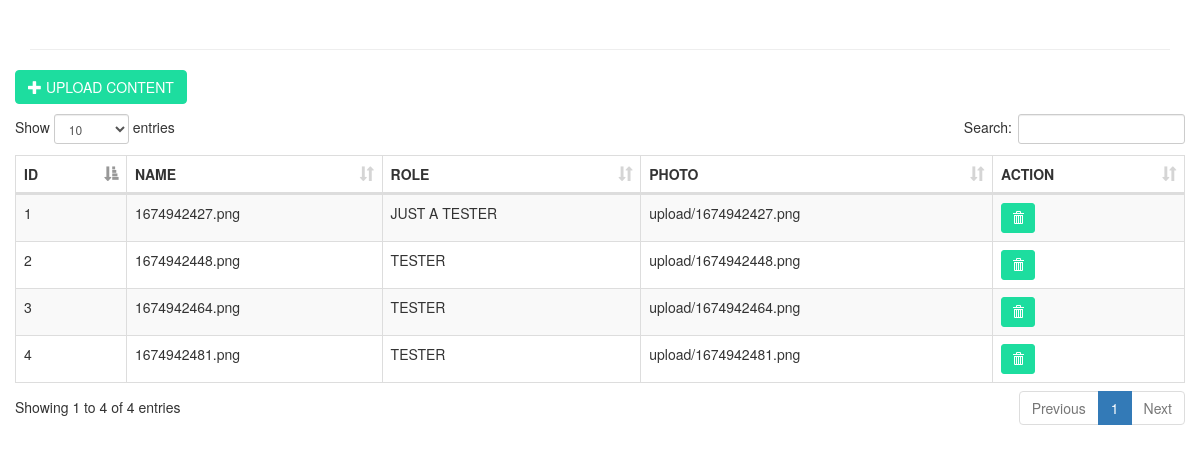
The page /ADMIN/pages/team/index.php on the database its author committed.
### tables this page shows
CREATE TABLE `team_content` (
  `id` int(11) NOT NULL,
  `name` varchar(100) NOT NULL,
  `role` varchar(100) NOT NULL,
  `photo` text NOT NULL
);

### ADMIN/pages/team/index.php (the view, shortened to what this page needs)
<!DOCTYPE html>
<html>
<head>
	<link rel="stylesheet" type="text/css" href="bootstrap/css/bootstrap.min.css">
	<link rel="stylesheet" type="text/css" href="datatable/dataTable.bootstrap.min.css">
</head>
<body>
<div class="container">
	<h1 class="page-header text-center"></h1>
	<div class="row">
		<div class="col-sm-12">
			<div class="row">
				<a href="#addnew" data-toggle="modal" class="btn btn-primary" style="background-color:#1ddd9f; border-color:#1ddd9f;"><span class="glyphicon glyphicon-plus"></span> UPLOAD CONTENT</a>
			</div>
			<div class="height10">
			</div>
			<div class="row">
				<table id="myTable" class="table table-bordered table-striped">
					<thead>
						<th>ID</th>
						<th>NAME</th>
						<th>ROLE</th>
						<th>PHOTO</th>
						<th>ACTION</th>
					</thead>
					<tbody>
						<?php
							include_once('../../../connection/connection.php');
							$sql = "SELECT * FROM team_content";
							$query = $conn->query($sql);
							while($row = $query->fetch_assoc()){
								echo
								"<tr>
									<td>".$row['id']."</td>
									<td>".$row['name']."</td>
									<td>".$row['role']."</td>
									<td>".$row['photo']."</td>
									<td>
										<a href='#delete_".$row['id']."' class='btn btn-danger btn-sm' data-toggle='modal' style='background-color:#1ddd9f; border-color:#1ddd9f;' ><span class='glyphicon glyphicon-trash'></span> </a>
									</td>
								</tr>";
							}
						?>
					</tbody>
				</table>
			</div>
		</div>
	</div>
</div>
</body>
</html>

### ADMIN/pages/team/index.php (style rules this page uses)
.height10 { height:10px; }

### rows shown on the page
team_content: id "1", name "1674942427.png", role "JUST A TESTER", photo "upload/1674942427.png"
team_content: id "2", name "1674942448.png", role "TESTER", photo "upload/1674942448.png"
team_content: id "3", name "1674942464.png", role "TESTER", photo "upload/1674942464.png"
team_content: id "4", name "1674942481.png", role "TESTER", photo "upload/1674942481.png"
